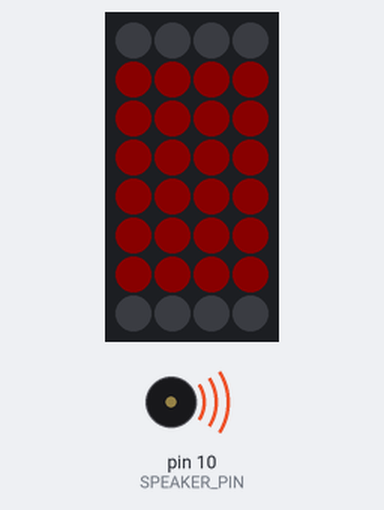
This sketch was run on a simulated Arduino Uno, built with avr-gcc and run on an emulated ATmega328P. Parts: 4×8 RGB LED matrix (first LED top left, wired row by row), buzzer (waves = sounding). Dim RGB values are drawn brighter than linear; random numbers use the default seed unless the sketch sets one.

Above: at 0.3 s.
At 1.38 s:
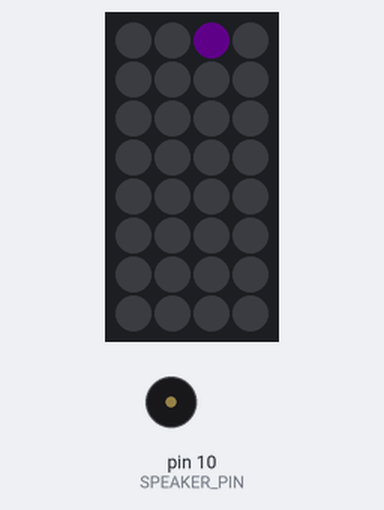
At 34.0 s:
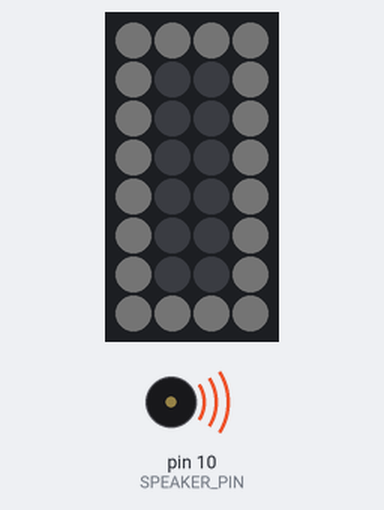
At 34.83 s:
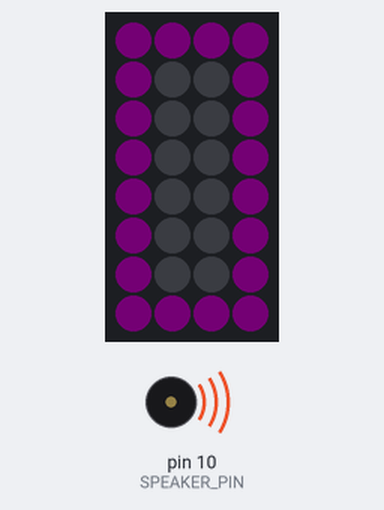
Timing chart, 0 to 39.5 s (numbered marks = the images above):
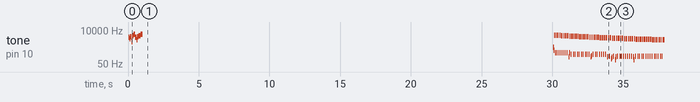

Measured:
- by itself, tone on pin 10 (SPEAKER_PIN): plays 3137 Hz for 0.08 s, 2530 Hz for 0.04 s, 3587 Hz for 0.08 s, 1604 Hz for 0.04 s, 4187 Hz for 0.12 s, 5030 Hz for 0.12 s … (127 notes in this stretch)

The sketch:

animator.ino
```cpp
//Comment out to make the program silent
#define AUDIO

//Remove comment to get debug information to Serial
//#define DEBUG

#include <Adafruit_GFX.h>
#include <Adafruit_NeoMatrix.h>
#include <Adafruit_NeoPixel.h>
#ifndef PSTR
 #define PSTR // Make Arduino Due happy
#endif
#include <Timer.h>

#define MATRIX_PIN 6
#define SPEAKER_PIN 10
#define MAX_WALKERS 10
#define NUM_STATES 7
#define TIME_PER_STATE 30000L

enum State {
  SINGLE_WALKER,
  WALKERS,
  FLASHY,
  SINGLE_HIVE,
  HIVES,
  CIRCLES,
  LINES
};

Adafruit_NeoMatrix matrix = Adafruit_NeoMatrix(4, 8, MATRIX_PIN,
  NEO_MATRIX_BOTTOM  + NEO_MATRIX_LEFT +
  NEO_MATRIX_COLUMNS + NEO_MATRIX_PROGRESSIVE,
  NEO_GRB            + NEO_KHZ800);


uint16_t w    = matrix.width();
uint16_t h    = matrix.height();
State current_state;
Timer t;
uint8_t scan_event;
uint16_t state_delay;
//holds the "walkers" for the long range scanner.
int16_t lrs_walkers[MAX_WALKERS][6];
uint8_t num_walkers=0;
uint8_t x;
uint8_t y;
uint8_t r;


void setup() {
#ifdef DEBUG
  Serial.begin(9600);
#endif
  randomSeed(analogRead(0)-analogRead(1)+analogRead(2)-analogRead(3)+analogRead(4));
  pinMode(SPEAKER_PIN,OUTPUT);
  matrix.begin();
  matrix.setBrightness(10);
  scan_event=t.every(TIME_PER_STATE,changeState);
  changeState();
}

void loop() {
  switch (current_state) {
    case WALKERS:
    case SINGLE_WALKER:
        //move walkers
        matrix.fillScreen(0);
        for (uint16_t i=0;i<num_walkers;i++){
          matrix.drawPixel(lrs_walkers[i][0],
                           lrs_walkers[i][1],
                           matrix.Color(
                           lrs_walkers[i][3],
                           lrs_walkers[i][4],
                           lrs_walkers[i][5]));
          moveWalker(i);
        }
        matrix.show();
        break;

    case FLASHY:
        matrix.drawPixel(random(w),random(h),matrix.Color(random(255), random(255), random(255)));
        matrix.show();
        break;

    case HIVES:
    case SINGLE_HIVE:
        //move hive
        matrix.fillScreen(0);
        for (uint16_t i=0;i<num_walkers;i++) {
          matrix.drawPixel(lrs_walkers[i][0],
                           lrs_walkers[i][1],
                           matrix.Color(
                           lrs_walkers[i][3],
                           lrs_walkers[i][4],
                           lrs_walkers[i][5]));
          moveWalker(i);
          lrs_walkers[i][2]=random(8);
        }
        matrix.show();
        break;

    case CIRCLES:
        x = random(w);
        y = random(h);
        r = random(1,w);
        matrix.drawCircle(x,y,r,matrix.Color(random(255), random(255), random(255)));
        matrix.show();
        matrix.drawCircle(x,y,r,0);
        break;

    case LINES:
        x = random(w);
        y = random(w);
        matrix.drawLine(x,0,y,h,matrix.Color(random(255), random(255), random(255)));
        matrix.show();
        matrix.drawLine(x,0,y,h,0);
        break;
  }

  delay(state_delay);
  t.update();
}

void changeState() {
  randomTransition();
#ifdef DEBUG
      Serial.print("Switching to ");
#endif
  switch (random(NUM_STATES)) {
    case SINGLE_WALKER:
#ifdef DEBUG
      Serial.println("SINGLE_WALKER...");
#endif
      current_state=SINGLE_WALKER;
      num_walkers=1;
      state_delay=random(50);
      initializeWalkers();
      break;

    case WALKERS:
#ifdef DEBUG
      Serial.println("WALKERS...");
#endif
      current_state=WALKERS;
      state_delay=random(100,750);
      num_walkers=random(1,MAX_WALKERS);
      initializeWalkers();
      break;

    case FLASHY:
#ifdef DEBUG
  Serial.println("FLASHY...");
#endif
      current_state=FLASHY;
      state_delay=random(250);
      break;

    case SINGLE_HIVE:
#ifdef DEBUG
      Serial.println("SINGLE_HIVE...");
#endif
      current_state=SINGLE_HIVE;
      num_walkers=1;
      state_delay=20;
      initializeWalkers();
      break;

    case HIVES:
#ifdef DEBUG
      Serial.println("HIVES...");
#endif
      current_state=HIVES;
      num_walkers=random(1,4);
      state_delay=20;
      initializeWalkers();
      break;

    case CIRCLES:
#ifdef DEBUG
      Serial.println("CIRCLES...");
#endif
      current_state=CIRCLES;
      state_delay=random(1,11)*10;
      break;

#ifdef DEBUG
      Serial.print("   num_walkers: ");Serial.println(num_walkers);
      Serial.print("   state_delay: ");Serial.println(state_delay);
#endif

    case LINES:
#ifdef DEBUG
      Serial.println("LINES...");
#endif
      current_state=LINES;
      state_delay=random(50,150);
      break;
  }
#ifdef DEBUG
      Serial.print("   num_walkers: ");Serial.println(num_walkers);
      Serial.print("   state_delay: ");Serial.println(state_delay);
#endif
}

void playTone(int tone, int duration) {
  for (long i = 0; i < duration * 1000L; i += tone * 2) {
    digitalWrite(SPEAKER_PIN, HIGH);
    delayMicroseconds(tone);
    digitalWrite(SPEAKER_PIN, LOW);
    delayMicroseconds(tone);
  }
}

void initializeWalkers() {
  for (uint16_t i; i<num_walkers;i++) {
    lrs_walkers[i][0]=random(w);
    lrs_walkers[i][1]=random(h);
    lrs_walkers[i][2]=random(8);
    lrs_walkers[i][3]=random(1,255);
    lrs_walkers[i][4]=random(1,255);
    lrs_walkers[i][5]=random(1,255);
  }
}

void moveWalker(uint16_t walker) {
  int16_t cx,cy;
  switch(lrs_walkers[walker][2]) {
    case 0: //up, left
            cy=lrs_walkers[walker][1]-1;
            cx=lrs_walkers[walker][0]-1;
            break;
    case 1: //up
            cy=lrs_walkers[walker][1]-1;
            cx=lrs_walkers[walker][0];
            break;
    case 2: //up, right
            cy=lrs_walkers[walker][1]-1;
            cx=lrs_walkers[walker][0]+1;
            break;
    case 3: //right
            cy=lrs_walkers[walker][1];
            cx=lrs_walkers[walker][0]+1;
            break;
    case 4: //down, right
            cy=lrs_walkers[walker][1]+1;
            cx=lrs_walkers[walker][0]+1;
            break;
    case 5: //down
            cy=lrs_walkers[walker][1]+1;
            cx=lrs_walkers[walker][0];
            break;
    case 6: //down, left
            cy=lrs_walkers[walker][1]+1;
            cx=lrs_walkers[walker][0]-1;
            break;
    case 7: //left
            cy=lrs_walkers[walker][1];
            cx=lrs_walkers[walker][0]-1;
            break;
  }
  if (cx<0 || cx >= w || cy<0 || cy >= h) { //collision! Try a different direction.
    lrs_walkers[walker][2]=random(8);
    moveWalker(walker);
  } else { //OK
    lrs_walkers[walker][0]=cx;
    lrs_walkers[walker][1]=cy;
  }
}

void randomTransition() {
#ifdef DEBUG
      Serial.print("Transition: ");
#endif
  switch(random(10)) {
    case 0:
#ifdef DEBUG
      Serial.println("Red Countdown");
#endif
      Countdown(matrix.Color(255,0,0));
      break;
    case 1:
#ifdef DEBUG
      Serial.println("Green Countdown");
#endif
      Countdown(matrix.Color(0,255,0));
      break;
    case 2:
#ifdef DEBUG
      Serial.println("Blue Countdown");
#endif
      Countdown(matrix.Color(0,0,255));
      break;
    case 3:
#ifdef DEBUG
      Serial.println("Random Countdown");
#endif
      Countdown(matrix.Color(random(255),random(255),random(255)));
      break;
    case 4:
#ifdef DEBUG
      Serial.println("Red Wipeout");
#endif
      WipeOut(matrix.Color(255,0,0),100);
      WipeOut(0,100);
      break;
    case 5:
#ifdef DEBUG
      Serial.println("Green Wipeout");
#endif
      WipeOut(matrix.Color(0,255,0),100);
      WipeOut(0,100);
      break;
    case 6:
#ifdef DEBUG
      Serial.println("Blue Wipeout");
#endif
      WipeOut(matrix.Color(0,0,255),100);
      WipeOut(0,100);
      break;
    case 7:
#ifdef DEBUG
      Serial.println("Random Wipeout");
#endif
      WipeOut(matrix.Color(random(255),random(255),random(255)),100);
      WipeOut(0,100);
      break;
    case 8:
#ifdef DEBUG
      Serial.println("Random Double Wipeout");
#endif
      WipeOut(matrix.Color(random(255),random(255),random(255)),100);
      WipeOut(matrix.Color(random(255),random(255),random(255)),75);
      WipeOut(0,50);
      break;
    case 9:
#ifdef DEBUG
      Serial.println("Framer");
#endif
      Framer();
      break;
  }
}

void Countdown(uint16_t color) {
      matrix.fillScreen(color);
      matrix.show();
      for (int i=0;i<h;i+=2) {
  #ifdef AUDIO
        playTone(75,150);
        delay(850);
  #else
        delay(1000);
  #endif
        matrix.drawRect(0,i,w,2,0);
        matrix.show();
      }
  #ifdef AUDIO
      for (int i=1;i<=3;i++) {
        playTone(75,50);
        delay(50);
      }
  #endif
}

void WipeOut(uint16_t color,int drag) {
      for (int i=1;i<=h/2;i++) {
        matrix.fillRect((i<3)?((w/2)-1):(0),(h/2)-i,(i<3)?(2):(w),i*2,color);
        matrix.show();
  #ifdef AUDIO
        playTone(175-(20*i),drag);
  #else
        delay(drag);
  #endif
      }
}

void Framer() {
  matrix.fillScreen(0);
  for (int i=255;i>=0;i--) {
    matrix.drawRect(0,0,w,h,matrix.Color(i,i,i));
    matrix.show();
  #ifdef AUDIO
    playTone(255-(i/2)-25,1);
  #endif
  }
}
```
